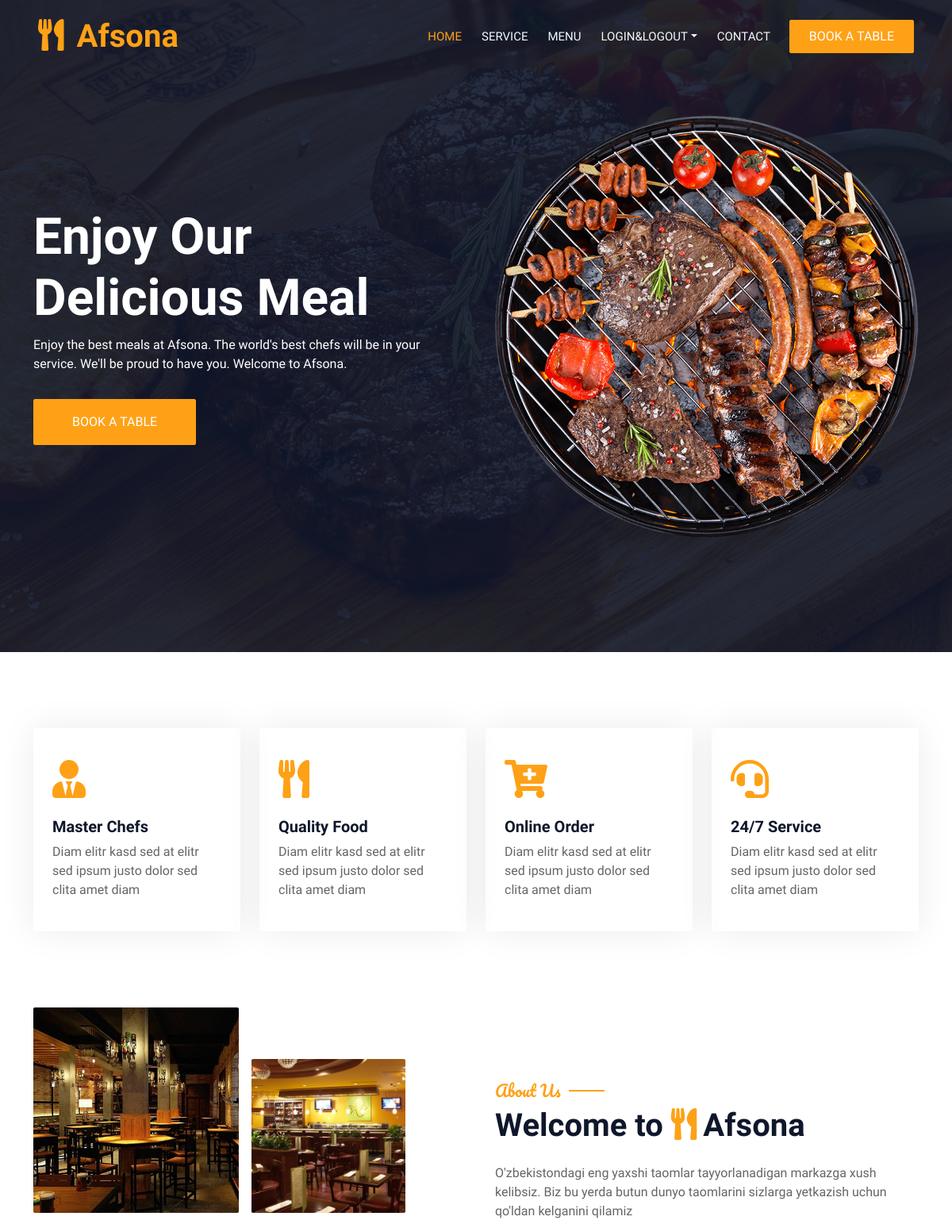
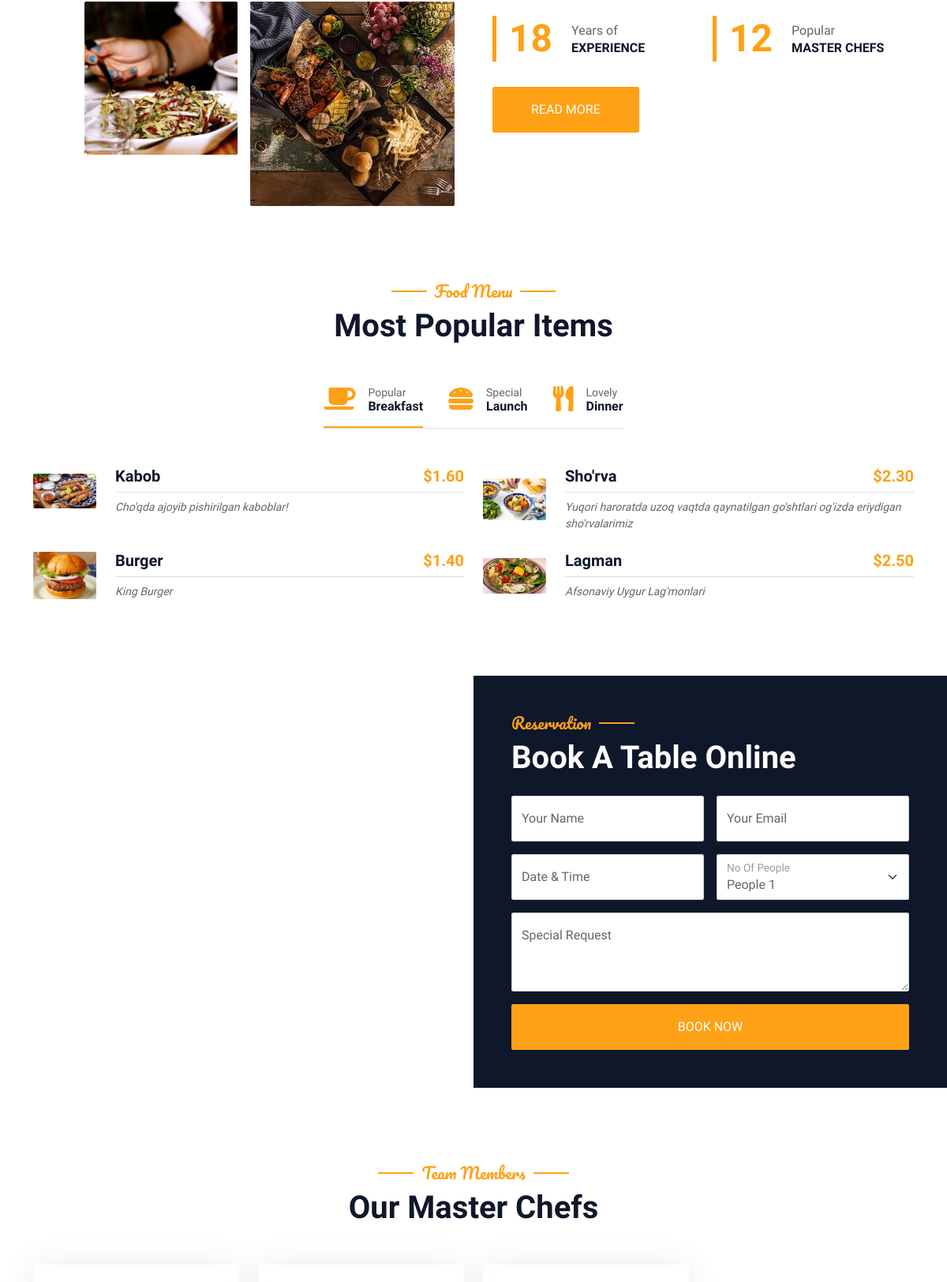
The page / (upper part) on the database its author committed (2 pictures, top to bottom).
### main/models.py (models this page shows, shortened)
class AboutUs(models.Model):
  description = models.TextField()
  restaurant_name = models.CharField(max_length=255)
  establishment_year = models.IntegerField(blank=True, null=True)
  banner_img = models.FileField(upload_to='media/')
  number_chefs = models.IntegerField()

class MenuItem(models.Model):
  name = models.CharField(max_length=255)
  cuisine = models.ForeignKey(MenuCuisine, on_delete=models.CASCADE)
  description = models.TextField()
  image = models.ImageField(upload_to='media/')
  price = models.DecimalField(max_digits=5, decimal_places=2)
  slug = models.SlugField(blank=True, null=True)

### main/views.py (the view)
# urls.py: path('', views.index, name='index'),
def index(request):
    team_members = models.TeamMember.objects.all()
    menu_item = models.MenuItem.objects.all()
    about_us = models.AboutUs.objects.last()
    reviews = models.ClientReview.objects.order_by('-id')[:3]
    milliy = models.MenuItem.objects.filter(cuisine=1)
    fast_food = models.MenuItem.objects.exclude(cuisine=1)
    delay = 0.1
    context = {
        'member':team_members,
        'item':menu_item,
        'about_us':about_us,
        'reviews':reviews,
        'milliy':milliy,
        'fast_food':fast_food,
    }
    return render(request, 'index.html', context)

### templates/index.html (shortened to what this page needs)
{% extends 'base.html' %}
{% block content %}
{% load static %}
<div class="container-xxl py-5 bg-dark hero-header mb-5">
    <div class="container my-5 py-5">
        <div class="row align-items-center g-5">
            <div class="col-lg-6 text-center text-lg-start">
                <h1 class="display-3 text-white animated slideInLeft">Enjoy Our<br>Delicious Meal</h1>
                <p class="text-white animated slideInLeft mb-4 pb-2">Enjoy the best meals at Afsona. The world's best chefs will be in your service. We'll be proud to have you. Welcome to Afsona.</p>
                <a href="{% url 'booking' %}" class="btn btn-primary py-sm-3 px-sm-5 me-3 animated slideInLeft">Book A Table</a>
            </div>
            <div class="col-lg-6 text-center text-lg-end overflow-hidden">
                <img class="img-fluid" src="{% static 'img/hero.png' %}" alt="">
            </div>
        </div>
    </div>
</div>
        <div class="container-xxl py-5">
            <div class="container">
                <div class="row g-4">
                    <div class="col-lg-3 col-sm-6 wow fadeInUp" data-wow-delay="0.1s">
                        <div class="service-item rounded pt-3">
                            <div class="p-4">
                                <i class="fa fa-3x fa-user-tie text-primary mb-4"></i>
                                <h5>Master Chefs</h5>
                                <p>Diam elitr kasd sed at elitr sed ipsum justo dolor sed clita amet diam</p>
                            </div>
                        </div>
                    </div>
                    <div class="col-lg-3 col-sm-6 wow fadeInUp" data-wow-delay="0.3s">
                        <div class="service-item rounded pt-3">
                            <div class="p-4">
                                <i class="fa fa-3x fa-utensils text-primary mb-4"></i>
                                <h5>Quality Food</h5>
                                <p>Diam elitr kasd sed at elitr sed ipsum justo dolor sed clita amet diam</p>
                            </div>
                        </div>
                    </div>
                    <div class="col-lg-3 col-sm-6 wow fadeInUp" data-wow-delay="0.5s">
                        <div class="service-item rounded pt-3">
                            <div class="p-4">
                                <i class="fa fa-3x fa-cart-plus text-primary mb-4"></i>
                                <h5>Online Order</h5>
                                <p>Diam elitr kasd sed at elitr sed ipsum justo dolor sed clita amet diam</p>
                            </div>
                        </div>
                    </div>
                    <div class="col-lg-3 col-sm-6 wow fadeInUp" data-wow-delay="0.7s">
                        <div class="service-item rounded pt-3">
                            <div class="p-4">
                                <i class="fa fa-3x fa-headset text-primary mb-4"></i>
                                <h5>24/7 Service</h5>
                                <p>Diam elitr kasd sed at elitr sed ipsum justo dolor sed clita amet diam</p>
                            </div>
                        </div>
                    </div>
                </div>
            </div>
        </div>
        <div class="container-xxl py-5">
            <div class="container">
                <div class="row g-5 align-items-center">
                    <div class="col-lg-6">
                        <div class="row g-3">
                            <div class="col-6 text-start">
                                <img class="img-fluid rounded w-100 wow zoomIn" data-wow-delay="0.1s" src="{% static 'img/about-1.jpg' %}">
                            </div>
                            <div class="col-6 text-start">
                                <img class="img-fluid rounded w-75 wow zoomIn" data-wow-delay="0.3s" src="{% static 'img/about-2.jpg' %}" style="margin-top: 25%;">
                            </div>
                            <div class="col-6 text-end">
                                <img class="img-fluid rounded w-75 wow zoomIn" data-wow-delay="0.5s" src="{% static 'img/about-3.jpg' %}">
                            </div>
                            <div class="col-6 text-end">
                                <img class="img-fluid rounded w-100 wow zoomIn" data-wow-delay="0.7s" src="{% static 'img/about-4.jpg' %}">
                            </div>
                        </div>
                    </div>
                    <div class="col-lg-6">
                        <h5 class="section-title ff-secondary text-start text-primary fw-normal">About Us</h5>
                        <h1 class="mb-4">Welcome to <i class="fa fa-utensils text-primary me-2"></i>{{about_us.restaurant_name}}</h1>
                        <p class="mb-4">{{about_us.description}}</p>
                                      <div class="row g-4 mb-4">
                            <div class="col-sm-6">
                                <div class="d-flex align-items-center border-start border-5 border-primary px-3">
                                    <h1 class="flex-shrink-0 display-5 text-primary mb-0" data-toggle="counter-up">{{about_us.establishment_year}}</h1>
                                    <div class="ps-4">
                                        <p class="mb-0">Years of</p>
                                        <h6 class="text-uppercase mb-0">Experience</h6>
                                    </div>
                                </div>
                            </div>
                            <div class="col-sm-6">
                                <div class="d-flex align-items-center border-start border-5 border-primary px-3">
                                    <h1 class="flex-shrink-0 display-5 text-primary mb-0" data-toggle="counter-up">{{about_us.number_chefs}}</h1>
                                    <div class="ps-4">
                                        <p class="mb-0">Popular</p>
                                        <h6 class="text-uppercase mb-0">Master Chefs</h6>
                                    </div>
                                </div>
                            </div>
                        </div>
                        <a class="btn btn-primary py-3 px-5 mt-2" href="">Read More</a>
                    </div>
                </div>
            </div>
        </div>
        <div class="container-xxl py-5">
            <div class="container">
                <div class="text-center wow fadeInUp" data-wow-delay="0.1s">
                    <h5 class="section-title ff-secondary text-center text-primary fw-normal">Food Menu</h5>
                    <h1 class="mb-5">Most Popular Items</h1>
                </div>
                <div class="tab-class text-center wow fadeInUp" data-wow-delay="0.1s">
                    <ul class="nav nav-pills d-inline-flex justify-content-center border-bottom mb-5">
                        <li class="nav-item">
                            <a class="d-flex align-items-center text-start mx-3 ms-0 pb-3 active" data-bs-toggle="pill" href="#tab-1">
                                <i class="fa fa-coffee fa-2x text-primary"></i>
                                <div class="ps-3">
                                    <small class="text-body">Popular</small>
                                    <h6 class="mt-n1 mb-0">Breakfast</h6>
                                </div>
                            </a>
                        </li>
                        <li class="nav-item">
                            <a class="d-flex align-items-center text-start mx-3 pb-3" data-bs-toggle="pill" href="#tab-2">
                                <i class="fa fa-hamburger fa-2x text-primary"></i>
                                <div class="ps-3">
                                    <small class="text-body">Special</small>
                                    <h6 class="mt-n1 mb-0">Launch</h6>
                                </div>
                            </a>
                        </li>
                        <li class="nav-item">
                            <a class="d-flex align-items-center text-start mx-3 me-0 pb-3" data-bs-toggle="pill" href="#tab-3">
                                <i class="fa fa-utensils fa-2x text-primary"></i>
                                <div class="ps-3">
                                    <small class="text-body">Lovely</small>
                                    <h6 class="mt-n1 mb-0">Dinner</h6>
                                </div>
                            </a>
                        </li>
                    </ul>
                    <div class="tab-content">
                        <div id="tab-1" class="tab-pane fade show p-0 active">
                            <div class="row g-4">
                                {% for i in item %}
                                <div class="col-lg-6">
                                    <div class="d-flex align-items-center">
                                        <img class="flex-shrink-0 img-fluid rounded" src="{{i.image.url}}" alt="" style="width: 80px;">
                                        <div class="w-100 d-flex flex-column text-start ps-4">
                                            <h5 class="d-flex justify-content-between border-bottom pb-2">
                                                <span>{{i.name}}</span>
                                                <span class="text-primary">${{i.price}}</span>
                                            </h5>
                                            <small class="fst-italic">{{i.description}}</small>
                                        </div>
                                    </div>
                                </div>
                                {% endfor %}
                            </div>
                        </div>
                    </div>
                </div>
            </div>
        </div>
        <div class="container-xxl py-5 px-0 wow fadeInUp" data-wow-delay="0.1s">
            <div class="row g-0">
                <div class="col-md-6">
                    <div class="video">
                        <button type="button" class="btn-play" data-bs-toggle="modal" data-src="https://www.youtube.com/embed/DWRcNpR6Kdc" data-bs-target="#videoModal">
                            <span></span>
                        </button>
                    </div>
                </div>
                <div class="col-md-6 bg-dark d-flex align-items-center">
                    <div class="p-5 wow fadeInUp" data-wow-delay="0.2s">
                        <h5 class="section-title ff-secondary text-start text-primary fw-normal">Reservation</h5>
                        <h1 class="text-white mb-4">Book A Table Online</h1>
                        <form>
                            <div class="row g-3">
                                <div class="col-md-6">
                                    <div class="form-floating">
                                        <input type="text" class="form-control" id="name" placeholder="Your Name">
                                        <label for="name">Your Name</label>
                                    </div>
                                </div>
                                <div class="col-md-6">
                                    <div class="form-floating">
                                        <input type="email" class="form-control" id="email" placeholder="Your Email">
                                        <label for="email">Your Email</label>
                                    </div>
                                </div>
                                <div class="col-md-6">
                                    <div class="form-floating date" id="date3" data-target-input="nearest">
                                        <input type="text" class="form-control datetimepicker-input" id="datetime" placeholder="Date & Time" data-target="#date3" data-toggle="datetimepicker" />
                                        <label for="datetime">Date & Time</label>
                                    </div>
                                </div>
                                <div class="col-md-6">
                                    <div class="form-floating">
                                        <select class="form-select" id="select1">
                                          <option value="1">People 1</option>
                                        </select>
                                        <label for="select1">No Of People</label>
                                      </div>
                                </div>
                                <div class="col-12">
                                    <div class="form-floating">
                                        <textarea class="form-control" placeholder="Special Request" id="message" style="height: 100px"></textarea>
                                        <label for="message">Special Request</label>
                                    </div>
                                </div>
                                <div class="col-12">
                                    <button class="btn btn-primary w-100 py-3" type="submit">Book Now</button>
                                </div>
                            </div>
                        </form>
                    </div>
                </div>
            </div>
        </div>
        <div class="container-xxl pt-5 pb-3">
            <div class="container">
                <div class="text-center wow fadeInUp" data-wow-delay="0.1s">
                    <h5 class="section-title ff-secondary text-center text-primary fw-normal">Team Members</h5>
                    <h1 class="mb-5">Our Master Chefs</h1>
                </div>
                <div class="row g-4">
                    {% for t in member %}
                    <div class="col-lg-3 col-md-6 wow fadeInUp" data-wow-delay="0.1s">
                        <div class="team-item text-center rounded overflow-hidden">
                        </div>
                    </div>
                    {% endfor %}
            </div>
        </div>
{% endblock %}

### rows shown on the page
AboutUs: restaurant_name "Afsona", description "O'zbekistondagi eng yaxshi taomlar tayyorlanadigan markazga xush kelibsiz. Biz bu yerda butun dunyo taomlarini sizlarga yetkazish uchun qo'ldan kelganini qilamiz", establishment_year "18", number_chefs "12"
MenuItem: image (picture), name "Kabob", price "1.60", description "Cho'qda ajoyib pishirilgan kaboblar!"
MenuItem: image (picture), name "Sho'rva", price "2.30", description "Yuqori haroratda uzoq vaqtda qaynatilgan go'shtlari og'izda eriydigan sho'rvalarimiz"
MenuItem: image (picture), name "Burger", price "1.40", description "King Burger"
MenuItem: image (placeholder picture), name "Lagman", price "2.50", description "Afsonaviy Uygur Lag'monlari"
